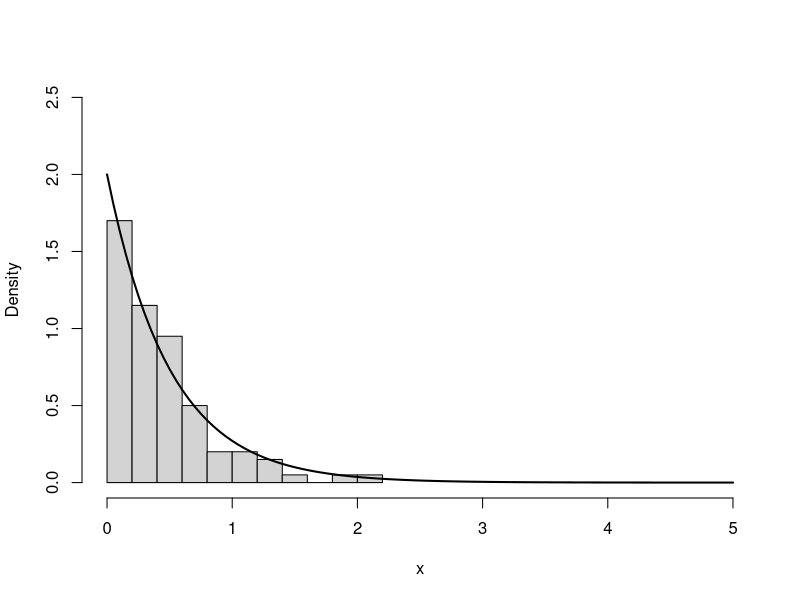
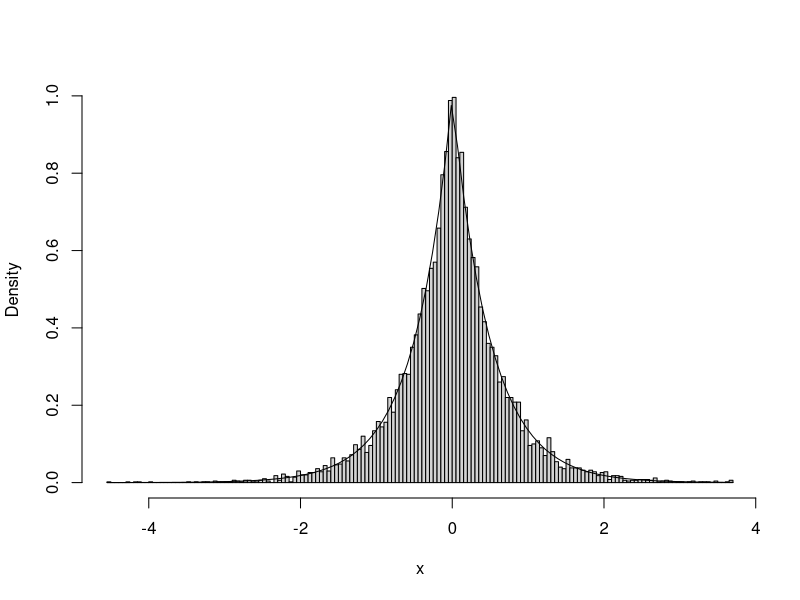

The R source for these figures, in order:
# Simulación de variables continuas

# Si X es una variable aleatoria con función de distribución F continua y estrictamente
# monótona (invertible), entonces

#   U = F(X) ~ U(0,1)

# El recíproco también es cierto, si U ~ U(0,1) entonces F^-1(U) ~ X

# Algoritmo genérico para simular una variable continua 

# Algoritmo 4.1 (Método de inversión)
#   1. Generar U ~ U(0,1)
#   2. Devolver X = F^-1(U)

# Simulación de una distribución exponencial
tini <- proc.time()

lambda <- 2
nsim <- 10^2
set.seed(1)
u <- runif(nsim)
x <- -log(u)/lambda # -log(1-u)/lambda

tiempo <- proc.time() - tini
tiempo

hist(x, breaks = "FD", freq = FALSE, 
     main = "", xlim = c(0, 5), ylim = c(0, 2.5))
curve(dexp(x, lambda), lwd = 2, add = TRUE)

# Ejercicio: Distribución doble exponencial
# a. Escribir una función que permita generar, por el método de inversión, una muestra de n
# observaciones de esta distribución
ddexp <- function(x, lambda = 1){
  # Densidad doble exponencial
  lambda*exp(-lambda*abs(x))/2
}

rdexp <- function(lambda = 1){
  # Simulación por inversión
  # Doble exponencial
  u <- runif(1)
  if (u<0.5) {
    return(log(2*u)/lambda)
  } else {
    return(-log(2*(1-u))/lambda)
  }
}

rdexpn <- function(n = 1000, lambda = 1) {
  # Simulación n valores de doble exponencial
  x <- numeric(n)
  for(i in 1:n) x[i]<-rdexp(lambda)
  return(x)
}

# b. Generar 10^4 valores de la distribución doble exponencial de parámetro lambda = 2 y 
# obtener el tiempo de CPU que tarda en generar la secuencia
set.seed(54321)
system.time(x <- rdexpn(10^4, 2))

# c. Representar el histograma y compararlo con la densidad teórica
hist(x, breaks = "FD", freq = FALSE, main="")
# lines(density(x), col = 'blue')
curve(ddexp(x, 2), add = TRUE)

# Algoritmo 4.2 (de Odeh y Evans)
#   1. Generar U ~ U(0,1)
#   2. Si U < 10^-20 ó U > 1-10^-20 entonces volver a 1
#   3. Si U < 0.5 entonces hacer X = g(1-U) en caso contrario hacer X = -g(U)
#   4. Devolver X.